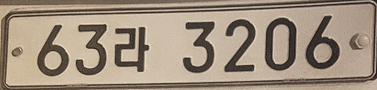
#> input picture License_Recognition/testImg.PNG, 377 x 90 px, given in place of the camera
$ python Main.py   (Python 2 division)   (older library calls are emulated)
#> lines starting #> are read from the running program, lines starting #| are printed output that depends on the picture
#> in main, imgOriginalScene is the input picture: shape (90, 377, 3); mean B, G, R 126.5, 143.9, 159.8
### License_Recognition/DetectPlates.py
# DetectPlates.py

import cv2
import numpy as np
import math
import Main
import random

import Preprocess
import DetectChars
import PossiblePlate
import PossibleChar

# module level variables ##########################################################################
PLATE_WIDTH_PADDING_FACTOR = 1.3
PLATE_HEIGHT_PADDING_FACTOR = 1.5

###################################################################################################
def detectPlatesInScene(imgOriginalScene):
    listOfPossiblePlates = []                   # this will be the return value

    height, width, numChannels = imgOriginalScene.shape

    imgGrayscaleScene = np.zeros((height, width, 1), np.uint8)
    imgThreshScene = np.zeros((height, width, 1), np.uint8)
    imgContours = np.zeros((height, width, 3), np.uint8)

    #cv2.destroyAllWindows()

    # if Main.showSteps == True: # show steps #######################################################
    #     cv2.imshow("0", imgOriginalScene)
    # end if # show steps #########################################################################

    imgGrayscaleScene, imgThreshScene = Preprocess.preprocess(imgOriginalScene)         # preprocess to get grayscale and threshold images

    # if Main.showSteps == True: # show steps #######################################################
    #     cv2.imshow("1a", imgGrayscaleScene)
    #     cv2.imshow("1b", imgThreshScene)
    # end if # show steps #########################################################################

            # find all possible chars in the scene,
            # this function first finds all contours, then only includes contours that could be chars (without comparison to other chars yet)
    listOfPossibleCharsInScene = findPossibleCharsInScene(imgThreshScene)

    # if Main.showSteps == True: # show steps #######################################################
    #     print "step 2 - len(listOfPossibleCharsInScene) = " + str(len(listOfPossibleCharsInScene))         # 131 with MCLRNF1 image

    #     imgContours = np.zeros((height, width, 3), np.uint8)

    #     contours = []

    #     for possibleChar in listOfPossibleCharsInScene:
    #         contours.append(possibleChar.contour)
    #     # end for

    #     cv2.drawContours(imgContours, contours, -1, Main.SCALAR_WHITE)
    #     cv2.imshow("2b", imgContours)
    # end if # show steps #########################################################################

            # given a list of all possible chars, find groups of matching chars
            # in the next steps each group of matching chars will attempt to be recognized as a plate
    listOfListsOfMatchingCharsInScene = DetectChars.findListOfListsOfMatchingChars(listOfPossibleCharsInScene)

    # [21 lines of commented-out code are left out]

    for listOfMatchingChars in listOfListsOfMatchingCharsInScene:                   # for each group of matching chars
        possiblePlate = extractPlate(imgOriginalScene, listOfMatchingChars)         # attempt to extract plate

        if possiblePlate.imgPlate is not None:                          # if plate was found
            listOfPossiblePlates.append(possiblePlate)                  # add to list of possible plates
        # [28 lines of commented-out code are left out]

    return listOfPossiblePlates
# end function

###################################################################################################
def findPossibleCharsInScene(imgThresh):
    listOfPossibleChars = []                # this will be the return value

    intCountOfPossibleChars = 0

    imgThreshCopy = imgThresh.copy()

    imgContours, contours, npaHierarchy = cv2.findContours(imgThreshCopy, cv2.RETR_LIST, cv2.CHAIN_APPROX_SIMPLE)   # find all contours

    height, width = imgThresh.shape
    imgContours = np.zeros((height, width, 3), np.uint8)

    for i in range(0, len(contours)):                       # for each contour

        # if Main.showSteps == True: # show steps ###################################################
        #     cv2.drawContours(imgContours, contours, i, Main.SCALAR_WHITE)
        # # end if # show steps #####################################################################

        possibleChar = PossibleChar.PossibleChar(contours[i])

        if DetectChars.checkIfPossibleChar(possibleChar):                   # if contour is a possible char, note this does not compare to other chars (yet) . . .
            intCountOfPossibleChars = intCountOfPossibleChars + 1           # increment count of possible chars
            listOfPossibleChars.append(possibleChar)                        # and add to list of possible chars
        # end if
    # end for

    # if Main.showSteps == True: # show steps #######################################################
    #     print "\nstep 2 - len(contours) = " + str(len(contours))                       # 2362 with MCLRNF1 image
    #     print "step 2 - intCountOfPossibleChars = " + str(intCountOfPossibleChars)       # 131 with MCLRNF1 image
    #     cv2.imshow("2a", imgContours)
    # end if # show steps #########################################################################

    return listOfPossibleChars
# end function


###################################################################################################
def extractPlate(imgOriginal, listOfMatchingChars):
    possiblePlate = PossiblePlate.PossiblePlate()           # this will be the return value

    listOfMatchingChars.sort(key = lambda matchingChar: matchingChar.intCenterX)        # sort chars from left to right based on x position

            # calculate the center point of the plate
    fltPlateCenterX = (listOfMatchingChars[0].intCenterX + listOfMatchingChars[len(listOfMatchingChars) - 1].intCenterX) / 2.0
    fltPlateCenterY = (listOfMatchingChars[0].intCenterY + listOfMatchingChars[len(listOfMatchingChars) - 1].intCenterY) / 2.0

    ptPlateCenter = fltPlateCenterX, fltPlateCenterY

            # calculate plate width and height
    intPlateWidth = int((listOfMatchingChars[len(listOfMatchingChars) - 1].intBoundingRectX + listOfMatchingChars[len(listOfMatchingChars) - 1].intBoundingRectWidth - listOfMatchingChars[0].intBoundingRectX) * PLATE_WIDTH_PADDING_FACTOR)

    intTotalOfCharHeights = 0

    for matchingChar in listOfMatchingChars:
        intTotalOfCharHeights = intTotalOfCharHeights + matchingChar.intBoundingRectHeight
    # end for

    fltAverageCharHeight = intTotalOfCharHeights / len(listOfMatchingChars)

    intPlateHeight = int(fltAverageCharHeight * PLATE_HEIGHT_PADDING_FACTOR)

            # calculate correction angle of plate region
    fltOpposite = listOfMatchingChars[len(listOfMatchingChars) - 1].intCenterY - listOfMatchingChars[0].intCenterY
    fltHypotenuse = DetectChars.distanceBetweenChars(listOfMatchingChars[0], listOfMatchingChars[len(listOfMatchingChars) - 1])
    fltCorrectionAngleInRad = math.asin(fltOpposite / fltHypotenuse)
    fltCorrectionAngleInDeg = fltCorrectionAngleInRad * (180.0 / math.pi)

            # pack plate region center point, width and height, and correction angle into rotated rect member variable of plate
    possiblePlate.rrLocationOfPlateInScene = ( tuple(ptPlateCenter), (intPlateWidth, intPlateHeight), fltCorrectionAngleInDeg )

            # final steps are to perform the actual rotation

            # get the rotation matrix for our calculated correction angle
    rotationMatrix = cv2.getRotationMatrix2D(tuple(ptPlateCenter), fltCorrectionAngleInDeg, 1.0)

    height, width, numChannels = imgOriginal.shape      # unpack original image width and height

    imgRotated = cv2.warpAffine(imgOriginal, rotationMatrix, (width, height))       # rotate the entire image

    imgCropped = cv2.getRectSubPix(imgRotated, (intPlateWidth, intPlateHeight), tuple(ptPlateCenter))

    possiblePlate.imgPlate = imgCropped         # copy the cropped plate image into the applicable member variable of the possible plate

    return possiblePlate
# end function

### License_Recognition/Preprocess.py
# Preprocess.py

import cv2
import numpy as np
import math

# module level variables ##########################################################################
GAUSSIAN_SMOOTH_FILTER_SIZE = (5, 5)
ADAPTIVE_THRESH_BLOCK_SIZE = 19
ADAPTIVE_THRESH_WEIGHT = 9

###################################################################################################
def preprocess(imgOriginal):
    imgGrayscale = extractValue(imgOriginal)

    imgMaxContrastGrayscale = maximizeContrast(imgGrayscale)

    height, width = imgGrayscale.shape

    imgBlurred = np.zeros((height, width, 1), np.uint8)

    imgBlurred = cv2.GaussianBlur(imgMaxContrastGrayscale, GAUSSIAN_SMOOTH_FILTER_SIZE, 0)

    imgThresh = cv2.adaptiveThreshold(imgBlurred, 255.0, cv2.ADAPTIVE_THRESH_GAUSSIAN_C, cv2.THRESH_BINARY_INV, ADAPTIVE_THRESH_BLOCK_SIZE, ADAPTIVE_THRESH_WEIGHT)

    return imgGrayscale, imgThresh
# end function

###################################################################################################
def extractValue(imgOriginal):
    height, width, numChannels = imgOriginal.shape

    imgHSV = np.zeros((height, width, 3), np.uint8)

    imgHSV = cv2.cvtColor(imgOriginal, cv2.COLOR_BGR2HSV)
#> imgHSV: shape (90, 377, 3); mean H, S, V 15.1, 56.1, 159.8

    imgHue, imgSaturation, imgValue = cv2.split(imgHSV)
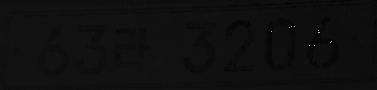
#> imgHue: shape (90, 377); min 0, max 177, mean 15.1
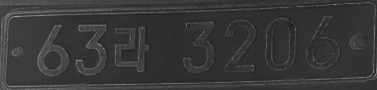
#> imgSaturation: shape (90, 377); min 28, max 172, mean 56.1
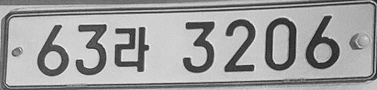
#> imgValue: shape (90, 377); min 21, max 242, mean 159.8

    return imgValue
# end function

###################################################################################################
def maximizeContrast(imgGrayscale):

    height, width = imgGrayscale.shape

    imgTopHat = np.zeros((height, width, 1), np.uint8)
    imgBlackHat = np.zeros((height, width, 1), np.uint8)

    structuringElement = cv2.getStructuringElement(cv2.MORPH_RECT, (3, 3))

    imgTopHat = cv2.morphologyEx(imgGrayscale, cv2.MORPH_TOPHAT, structuringElement)
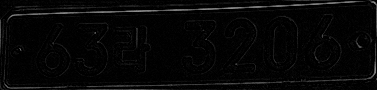
#> imgTopHat: shape (90, 377); min 0, max 144, mean 6.6
    imgBlackHat = cv2.morphologyEx(imgGrayscale, cv2.MORPH_BLACKHAT, structuringElement)
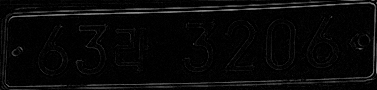
#> imgBlackHat: shape (90, 377); min 0, max 144, mean 7.9

    imgGrayscalePlusTopHat = cv2.add(imgGrayscale, imgTopHat)
    imgGrayscalePlusTopHatMinusBlackHat = cv2.subtract(imgGrayscalePlusTopHat, imgBlackHat)
#> (the rest of the program and of its run is left out)
